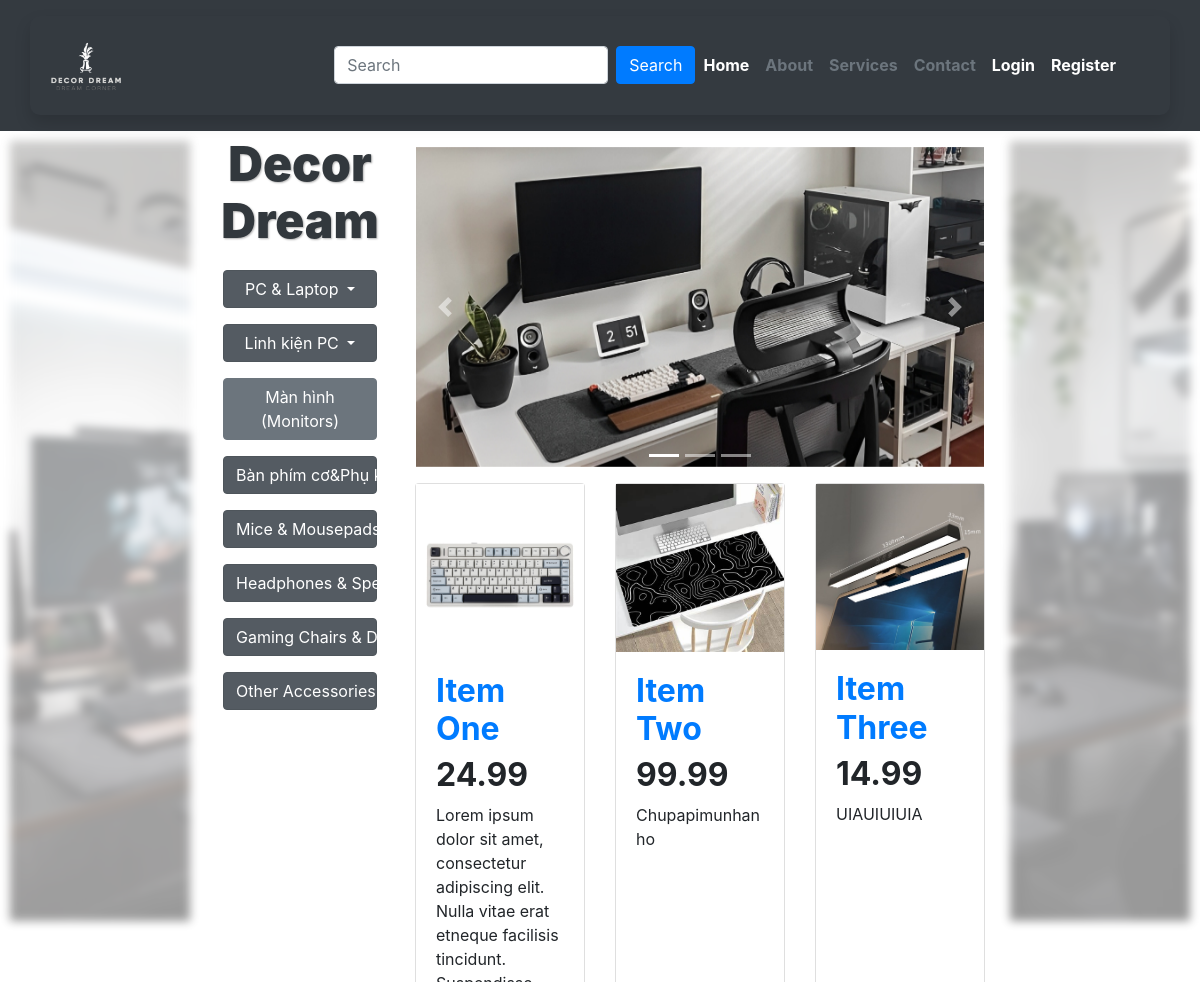
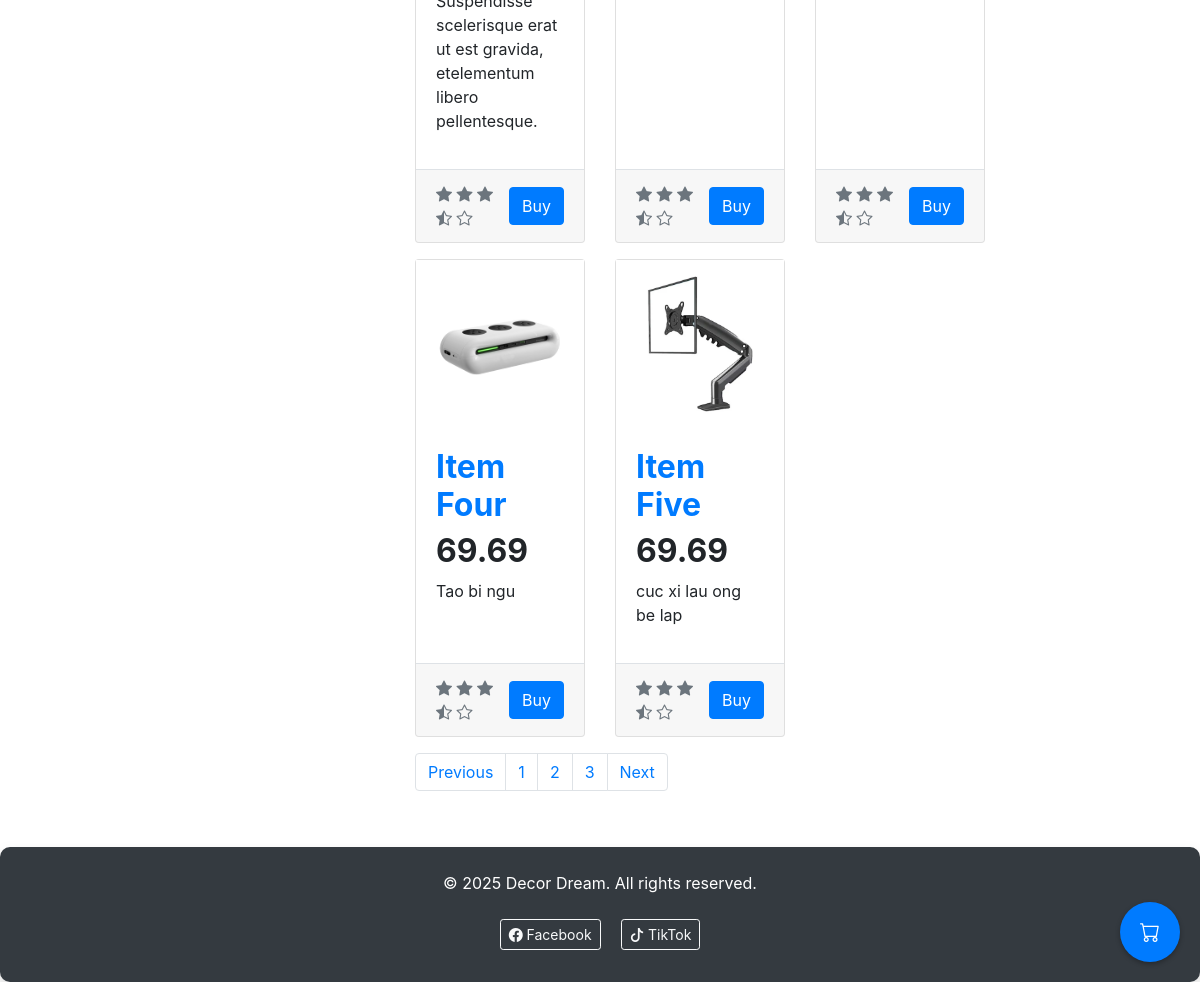
/services, run on the app's committed database (2 pictures, top to bottom).
### shop/models.py (models this page shows, shortened)
class Product(models.Model):
    name = models.CharField(max_length = 200)
    price = models.DecimalField(max_digits=10, decimal_places=2)
    description = models.TextField(blank=True, null=True)
    def image_url(self):
        return f"images\category\products\product_{self.id}.jpg"

### shop/views.py (the view)
# urls.py: path("services", views.services, name="services"),
def services(request):
    products =  Product.objects.all()
    return render(request, "shop/products_category.html", {
        "products": products,
    })

### shop/templates/shop/products_category.html (shortened to what this page needs)
{%extends 'shop/layout.html'%}
{% load static%}
{%block section%}
<div class="container-fluid">
    <div class="row">
        <div class="col-lg-2 col-xl-2 d-none d-lg-block sidebar">
            <img src="{%static 'images/category/bg_body - Copy.jpg'%}" class="img-fluid" alt="Left Sidebar">
        </div>
        <div class="col-lg-2 col-xl-2 col-sm-12 col-md-12 mb-4 menu">
            <h1 class="p-1" style="font-size: 3rem;
            font-weight: bold;
            color: #32383D;
            padding: 1rem;
            text-align: center;
            text-shadow:
                1px 1px 2px rgba(0, 0, 0, 0.3),
                -1px -1px 2px rgba(255, 255, 255, 0.8); "><b>Decor Dream</b></h1>
            <div class="dropdown show  p-2 rounded mb-0">
                <a class="btn btn-secondary col-12 dropdown-toggle" href="#" role="button" id="dropdownMenuLink"
                    data-toggle="dropdown" aria-haspopup="true" aria-expanded="false">
                    PC & Laptop
                </a>
            </div>
            <div class="dropdown show p-2 rounded mb-0">
                <a class="btn btn-secondary col-12 dropdown-toggle" href="#" role="button" id="dropdownMenuLink"
                    data-toggle="dropdown" aria-haspopup="true" aria-expanded="false">
                    Linh kiện PC
                </a>
            </div>
            <div class=" p-2 rounded mb-0">
                <a class="btn btn-secondary col-12 " href="#">
                    Màn hình (Monitors)
                </a>
            </div>
            <div class="dropdown show p-2 rounded mb-0">
                <a class="btn btn-secondary col-12 dropdown-toggle" href="#" role="button" id="dropdownMenuLink"
                    data-toggle="dropdown" aria-haspopup="true" aria-expanded="false">
                    Bàn phím cơ&Phụ kiện </a>
            </div>
            <div class="dropdown show  p-2 rounded mb-0">
                <a class="btn btn-secondary col-12 dropdown-toggle" href="#" role="button" id="dropdownMenuLink"
                    data-toggle="dropdown" aria-haspopup="true" aria-expanded="false">
                    Mice & Mousepads
                </a>
            </div>
            <div class="dropdown show  p-2 rounded mb-0">
                <a class="btn btn-secondary col-12 dropdown-toggle" href="#" role="button" id="dropdownMenuLink"
                    data-toggle="dropdown" aria-haspopup="true" aria-expanded="false">
                    Headphones & Speakers
                </a>
            </div>
            <div class="dropdown show  p-2 rounded mb-0">
                <a class="btn btn-secondary col-12 dropdown-toggle" href="#" role="button" id="dropdownMenuLink"
                    data-toggle="dropdown" aria-haspopup="true" aria-expanded="false">
                    Gaming Chairs & Desks
                </a>
            </div>
            <div class="dropdown show  p-2 rounded mb-0">
                <a class="btn btn-secondary col-12 dropdown-toggle" href="#" role="button" id="dropdownMenuLink"
                    data-toggle="dropdown" aria-haspopup="true" aria-expanded="false">
                    Other Accessories
                </a>
            </div>
        </div>
        <div class="col-lg-6 col-xl-6 col-sm-12 col-md-12 mb-4">
            <div class="row">
                <div id="carouselExampleIndicators" class="carousel slide col-12 p-3" data-ride="carousel">
                    <ol class="carousel-indicators">
                        <li data-target="#carouselExampleIndicators" data-slide-to="0" class="active"></li>
                        <li data-target="#carouselExampleIndicators" data-slide-to="1"></li>
                        <li data-target="#carouselExampleIndicators" data-slide-to="2"></li>
                    </ol>
                    <div class="carousel-inner">
                        <div class="carousel-item active">
                            <img class="d-block w-100" src="{%static 'images/category/inner_1.jpg'%}" alt="First slide">
                        </div>
                    </div>
                    <a class="carousel-control-prev" href="#carouselExampleIndicators" role="button"
                        data-slide="prev">
                        <span class="carousel-control-prev-icon" aria-hidden="true"></span>
                    </a>
                    <a class="carousel-control-next" href="#carouselExampleIndicators" role="button"
                        data-slide="next">
                        <span class="carousel-control-next-icon" aria-hidden="true"></span>
                    </a>
                </div>
            </div>
            <div class="row">
                {%for product in products%}
                <div class="col-md-4 col-sm-12 col-lg-4 col-xl-4 mb-3">
                    <div class="card h-100">
                        <img src="{% static product.image_url%}" alt="Product Image">
                        <div class="card-body">
                            <a href="{%url 'product' product.id%}" class="text-primary"><h2><b>{{product.name}}</b></h2></a>
                            <h2><b>{{product.price}}</b></h2>
                            <p>{{product.description}}</p>
                        </div>
                        <div class="card-footer border-top text-left d-flex justify-content-between align-items-center">
                            <span class="text-muted">
                                <i class="bi bi-star-fill"></i>
                                <i class="bi bi-star-fill"></i>
                                <i class="bi bi-star-fill"></i>
                                <i class="bi bi-star-half"></i>
                                <i class="bi bi-star"></i>
                            </span>
                            <button class="btn btn-primary">Buy</button>
                        </div>
                    </div>
                </div>
                {%endfor%}
            </div>
        <nav aria-label="Page navigation example">
            <ul class="pagination ">
                <li class="page-item"><a class="page-link" href="#">Previous</a></li>
                <li class="page-item"><a class="page-link" href="#">1</a></li>
                <li class="page-item"><a class="page-link" href="#">2</a></li>
                <li class="page-item"><a class="page-link" href="#">3</a></li>
                <li class="page-item"><a class="page-link" href="#">Next</a></li>
            </ul>
        </nav>
    </div>
    <div class="col-lg-2 col-xl-2 d-none d-lg-block sidebar">
        <img src="{%static 'images/category/bg_body.jpg'%}" class="img-fluid"  alt="Right Sidebar">
    </div>
</div>
{%endblock%}

### shop/templates/shop/layout.html (shortened to what this page needs)
{% load static%}
<!DOCTYPE html>
<html lang="en">
<head>
    <link href="https://maxcdn.bootstrapcdn.com/bootstrap/4.5.2/css/bootstrap.min.css" rel="stylesheet">
    <link href="https://cdn.jsdelivr.net/npm/bootstrap-icons/font/bootstrap-icons.css" rel="stylesheet">
</head>
<body>
    <header style="position: sticky;
    top: 0;
    padding: 10px 16px;
    background: #555;
    color: #f1f1f1;
    z-index: 20;" class="bg-dark py-3">
        <div class="container shadow bg-dark text-white">
            <div class="row">
                <div class="col-2 py-3">
                    <a href="{%url 'index'%}"><img src="{%static 'images/Logo.png' %}" style="max-width: 50%;" alt="logo"></a>
                </div>
                <div class="col-10 d-flex flex-row-reverse">
                    <nav class="navbar navbar-expand-lg navbar-dark bg-dark">
                        <div class="container-fluid">
                            <div class="collapse navbar-collapse" id="navbarNav">
                                <form class="d-flex">
                                    <input class="form-control mr-2" type="text" placeholder="Search">
                                    <button class="btn btn-primary" type="button">Search</button>
                                </form>
                                <ul class="navbar-nav ms-auto">
                                    <li class="nav-item text-right">
                                        <a class="nav-link text-white" href="{%url 'index'%}"><b>Home</b></a>
                                    </li>
                                    <li class="nav-item text-right">
                                        <a class="nav-link text-muted" href="{%url 'about'%}"><b>About</b></a>
                                    </li>
                                    <li class="nav-item text-right">
                                        <a class="nav-link text-muted" href="{%url 'services'%}"><b>Services</b></a>
                                    </li>
                                    <li class="nav-item text-right">
                                        <a class="nav-link text-muted" href="{%url 'contact'%}"><b>Contact</b></a>
                                    </li>
                                    <li class="nav-item text-right">
                                        <a class="nav-link text-white"
                                            href="{%url 'login'%}"><b>Login</b></a>
                                    </li>
                                    <li class="nav-item text-right">
                                        <a class="nav-link text-white"
                                            href="{%url 'register'%}"><b>Register</b></a>
                                    </li>
                                </ul>
                            </div>
                        </div>
                    </nav>
                </div>
            </div>
        </div>
    </header>
    <section>
        <div class="cart-popup" data-bs-toggle="tooltip" title="Giỏ hàng">
            <i class="bi bi-cart cart-icon"></i>
        </div>
        {%block section%}
        {% endblock %}
    </section>
    <footer class="container mt-3 col-xl-12 col-lg-12 col-sm-12 col-md-12 shadow p-4 bg-dark text-white text-center">
        <div class="row">
            <div class="col-12">
                <p>&#169; 2025 Decor Dream. All rights reserved.</p>
            </div>
            <div class="col-12">
                <a href="https://www.facebook.com/nguyenthang.it.fb/" target="_blank" class="btn btn-outline-light btn-sm m-2">
                    <i class="bi bi-facebook"></i> Facebook
                </a>
                <a href="https://www.tiktok.com/@eriusmon?_t=ZS-8ukjwdNKybx&_r=1" target="_blank" class="btn btn-outline-light btn-sm m-2">
                    <i class="bi bi-tiktok"></i> TikTok
                </a>
            </div>
        </div>
    </footer>
</body>
</html>

### shop/templates/shop/layout.html (style rules this page uses)
.sidebar { display: flex; justify-content: center; align-items: center; height: 100vh; background-color: transparent; padding: 10px; }
.container { background-color: white; border-radius: 10px; }
.sidebar { position: sticky; top: 100px; height: 100vh; overflow-y: auto; }
.sidebar img { width: 100%; height: 100%; object-fit: cover; opacity: 0.4; filter: blur(5px); }
.cart-popup { position: fixed; bottom: 20px; right: 20px; width: 60px; height: 60px; background-color: #007bff; border-radius: 50%; display: flex; align-items: center; justify-content: center; cursor: pointer; box-shadow: 0 2px 5px rgba(0,0,0,0.3); z-index: 1000; }
.cart-icon { color: white; font-size: 20px; }

### data on the page
Product: name "Item One", price "24.99", description "Lorem ipsum dolor sit amet, consectetur adipiscing elit. Nulla vitae erat etneque facilisis tincidunt. Suspendisse scelerisque erat ut est gravida, etelementum libero pellentesque."
Product: name "Item Two", price "99.99", description "Chupapimunhanho"
Product: name "Item Three", price "14.99", description "UIAUIUIUIA"
Product: name "Item Four", price "69.69", description "Tao bi ngu"
Product: name "Item Five", price "69.69", description "cuc xi lau ong be lap"
